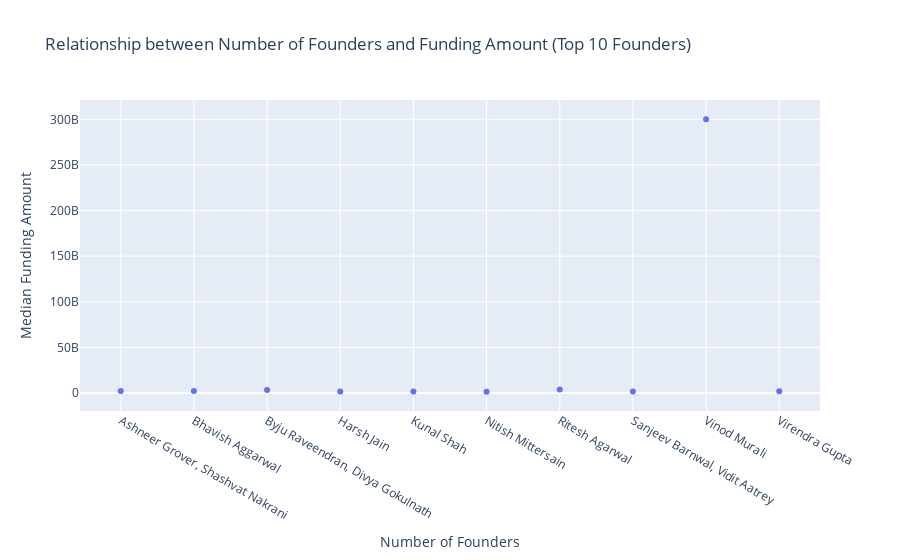

Write notebook code for a chart like this one.
### Markdown cell above
**6. Founder Impact: Is there a correlation between the number of founders and the amount of funding received?**

### Code cell
# Calculate total funding amount for each founder
total_funding_by_founder = df_combined.groupby('Founders')['Amount'].sum().reset_index()

# Sort the founders by total funding amount in descending order
total_funding_by_founder = total_funding_by_founder.sort_values('Amount', ascending=False)

# Select the top 10 founders
top_10_founders = total_funding_by_founder.head(10)

# Group the data by the number of founders and calculate the median funding amount
funding_by_num_founders = top_10_founders.groupby('Founders')['Amount'].median().reset_index()

# Plot the data
fig = px.scatter(funding_by_num_founders, x='Founders', y='Amount',
                 title='Relationship between Number of Founders and Funding Amount (Top 10 Founders)',
                 labels={'Founders': 'Number of Founders', 'Amount': 'Median Funding Amount'})

# Show the plot
fig.show()

### Figure 1 — Plotly figure (JSON) as saved in the notebook; plotly's stock layout.template omitted (floating-point values rounded to 4 significant figures)
{"data": [{"hovertemplate": "Number of Founders=%{x}<br>Median Funding Amount=%{y}<extra></extra>", "legendgroup": "", "marker": {"color": "#636efa", "symbol": "circle"}, "mode": "markers", "name": "", "orientation": "v", "showlegend": false, "type": "scatter", "x": ["Ashneer Grover, Shashvat Nakrani", "Bhavish Aggarwal", "Byju Raveendran, Divya Gokulnath", "Harsh Jain", "Kunal Shah", "Nitish Mittersain", "Ritesh Agarwal", "Sanjeev Barnwal, Vidit Aatrey", "Vinod Murali", "Virendra Gupta"], "xaxis": "x", "y": [2326704600, 2164380000, 3246473780, 1680000000, 1806068500, 1455798900, 3956257350, 1740000000, 300000000000, 2000000000], "yaxis": "y"}], "layout": {"legend": {"tracegroupgap": 0}, "title": {"text": "Relationship between Number of Founders and Funding Amount (Top 10 Founders)"}, "xaxis": {"anchor": "y", "domain": [0, 1], "title": {"text": "Number of Founders"}}, "yaxis": {"anchor": "x", "domain": [0, 1], "title": {"text": "Median Funding Amount"}}}}
